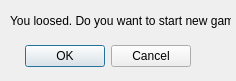
<?xml version="1.0" encoding="UTF-8"?>
<ui version="4.0">
 <class>EndGameDialog</class>
 <widget class="QDialog" name="EndGameDialog">
  <property name="geometry">
   <rect>
    <x>0</x>
    <y>0</y>
    <width>236</width>
    <height>81</height>
   </rect>
  </property>
  <property name="windowTitle">
   <string>Dialog</string>
  </property>
  <widget class="QDialogButtonBox" name="buttonBox">
   <property name="geometry">
    <rect>
     <x>-150</x>
     <y>40</y>
     <width>341</width>
     <height>32</height>
    </rect>
   </property>
   <property name="orientation">
    <enum>Qt::Horizontal</enum>
   </property>
   <property name="standardButtons">
    <set>QDialogButtonBox::Cancel|QDialogButtonBox::Ok</set>
   </property>
  </widget>
  <widget class="QLabel" name="label">
   <property name="geometry">
    <rect>
     <x>10</x>
     <y>10</y>
     <width>221</width>
     <height>21</height>
    </rect>
   </property>
   <property name="text">
    <string>You loosed. Do you want to start new game?</string>
   </property>
  </widget>
 </widget>
 <resources/>
 <connections>
  <connection>
   <sender>buttonBox</sender>
   <signal>accepted()</signal>
   <receiver>EndGameDialog</receiver>
   <slot>accept()</slot>
   <hints>
    <hint type="sourcelabel">
     <x>248</x>
     <y>254</y>
    </hint>
    <hint type="destinationlabel">
     <x>157</x>
     <y>194</y>
    </hint>
   </hints>
  </connection>
  <connection>
   <sender>buttonBox</sender>
   <signal>rejected()</signal>
   <receiver>EndGameDialog</receiver>
   <slot>reject()</slot>
   <hints>
    <hint type="sourcelabel">
     <x>316</x>
     <y>260</y>
    </hint>
    <hint type="destinationlabel">
     <x>286</x>
     <y>194</y>
    </hint>
   </hints>
  </connection>
 </connections>
</ui>
